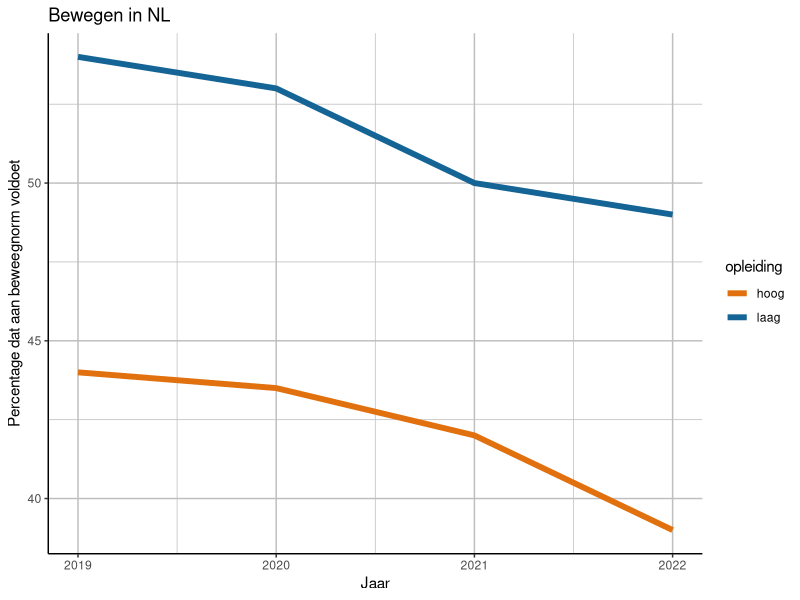
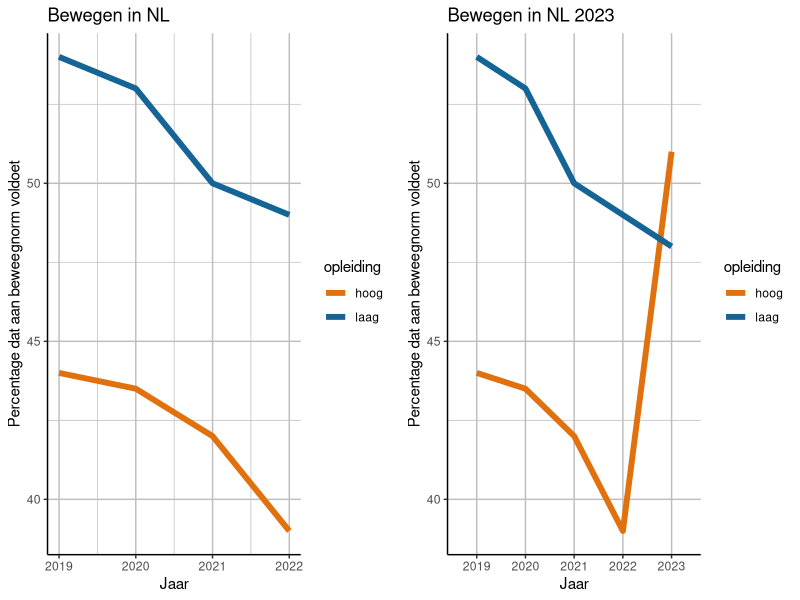

Generate these figures, in order, with R:
# ------------------- Bewegen in NL ------------------- # 
#
# Script waarin figuren worden gemaakt die ons laten zien 
# hoe Nederland ervoor staat op het gebied van bewegen


# --------------------- Install libraries -------------------- # 
### Run this line only once:
# install.packages("dplyr"); install.packages("ggplot2");  

# Libraries
library(ggplot2)
library(dplyr)



# --------------------- Klaarmaken data -------------------- # 
df_bewegen <- data.frame(
  jaar = c(2019:2022, 2019:2022),
  perc = c(54, 53, 50, 49, 44, 43.5, 42, 39),
  opleiding = c(rep("laag",4), rep("hoog", 4)))
df_bewegen$opleiding <- factor(df_bewegen$opleiding)


# ------------------------- Figuur ------------------------- #

# Plot
plotone <- df_bewegen %>%
  ggplot(aes(x=jaar, y=perc, group=opleiding, color=opleiding)) +
  geom_line(linewidth=2) +
  labs(title = 'Bewegen in NL', x = 'Jaar', y = 'Percentage dat aan beweegnorm voldoet') +
  scale_color_manual(values = c("hoog" = "#e1700e", "laag" = "#146496")) +
  theme(panel.grid.major = element_line(colour = "grey"), panel.grid.minor = element_line(colour = "grey"),
        panel.background = element_blank(), axis.line = element_line(colour = "black"))

plotone



# -------- Deel 2 --------- #

newdata <- data.frame(matrix(c(2023,2023,48.0,51.0,"laag","hoog"), nrow=2,ncol=3))
colnames(newdata) <- colnames(df_bewegen)
df_bewegen <- rbind(df_bewegen,newdata)
df_bewegen$perc <- as.numeric(df_bewegen$perc)

# Plot again
plottwo <- df_bewegen %>%
  ggplot(aes(x=jaar, y=perc, group=opleiding, color=opleiding)) +
  geom_line(linewidth=2) +
  labs(title = 'Bewegen in NL 2023', x = 'Jaar', y = 'Percentage dat aan beweegnorm voldoet') +
  scale_color_manual(values = c("hoog" = "#e1700e", "laag" = "#146496")) +
  theme(panel.grid.major = element_line(colour = "grey"), panel.grid.minor = element_line(colour = "grey"),
        panel.background = element_blank(), axis.line = element_line(colour = "black"))

library(ggpubr)
ggarrange(plotone,plottwo)
